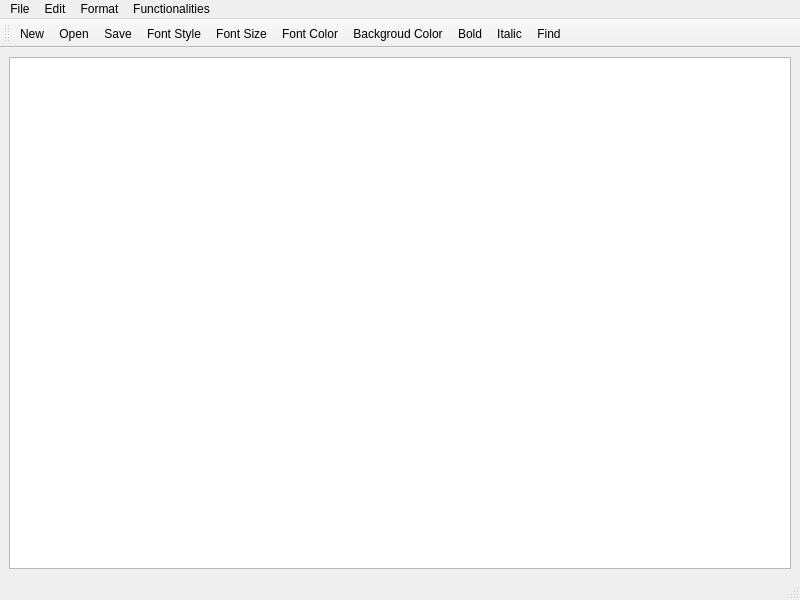
<?xml version="1.0" encoding="UTF-8"?>
<ui version="4.0">
 <class>MainWindow</class>
 <widget class="QMainWindow" name="MainWindow">
  <property name="geometry">
   <rect>
    <x>0</x>
    <y>0</y>
    <width>800</width>
    <height>600</height>
   </rect>
  </property>
  <property name="windowTitle">
   <string>MainWindow</string>
  </property>
  <widget class="QWidget" name="centralwidget">
   <layout class="QGridLayout" name="gridLayout">
    <item row="0" column="0">
     <widget class="MyTextEdit" name="textEdit"/>
    </item>
   </layout>
  </widget>
  <widget class="QMenuBar" name="menubar">
   <property name="geometry">
    <rect>
     <x>0</x>
     <y>0</y>
     <width>800</width>
     <height>21</height>
    </rect>
   </property>
   <widget class="QMenu" name="menuFile">
    <property name="title">
     <string>File</string>
    </property>
    <addaction name="actionNew"/>
    <addaction name="actionOpen"/>
    <addaction name="actionSave"/>
    <addaction name="actionSave_As"/>
    <addaction name="actionPrint"/>
   </widget>
   <widget class="QMenu" name="menuEdit">
    <property name="title">
     <string>Edit</string>
    </property>
    <addaction name="actionCopy"/>
    <addaction name="actionCut"/>
    <addaction name="actionPaste"/>
    <addaction name="actionSelect_All"/>
    <addaction name="actionUndo"/>
    <addaction name="actionRedo"/>
   </widget>
   <widget class="QMenu" name="menuFormat">
    <property name="title">
     <string>Format</string>
    </property>
    <addaction name="actionFont_Size"/>
    <addaction name="actionFont_Style"/>
    <addaction name="actionFont_Color"/>
    <addaction name="actionBackgroud_Color"/>
    <addaction name="actionPalette_Color"/>
    <addaction name="actionBold"/>
    <addaction name="actionItalic"/>
   </widget>
   <widget class="QMenu" name="menuFunctionalities">
    <property name="title">
     <string>Functionalities</string>
    </property>
    <widget class="QMenu" name="menuTeleprompting">
     <property name="title">
      <string>Teleprompting</string>
     </property>
     <addaction name="actionx1"/>
     <addaction name="actionx2"/>
     <addaction name="actionx3"/>
     <addaction name="actionx4"/>
     <addaction name="actionx5"/>
     <addaction name="actionx10"/>
    </widget>
    <addaction name="menuTeleprompting"/>
    <addaction name="actionChat"/>
   </widget>
   <addaction name="menuFile"/>
   <addaction name="menuEdit"/>
   <addaction name="menuFormat"/>
   <addaction name="menuFunctionalities"/>
  </widget>
  <widget class="QStatusBar" name="statusbar"/>
  <widget class="QToolBar" name="toolBar">
   <property name="windowTitle">
    <string>toolBar</string>
   </property>
   <property name="allowedAreas">
    <set>Qt::AllToolBarAreas</set>
   </property>
   <property name="orientation">
    <enum>Qt::Horizontal</enum>
   </property>
   <property name="toolButtonStyle">
    <enum>Qt::ToolButtonIconOnly</enum>
   </property>
   <attribute name="toolBarArea">
    <enum>TopToolBarArea</enum>
   </attribute>
   <attribute name="toolBarBreak">
    <bool>false</bool>
   </attribute>
   <addaction name="actionNew"/>
   <addaction name="actionOpen"/>
   <addaction name="actionSave"/>
   <addaction name="actionFont_Style"/>
   <addaction name="actionFont_Size"/>
   <addaction name="actionFont_Color"/>
   <addaction name="actionBackgroud_Color"/>
   <addaction name="actionBold"/>
   <addaction name="actionItalic"/>
   <addaction name="actionFind"/>
  </widget>
  <action name="actionNew">
   <property name="icon">
    <iconset resource="images.qrc">
     <normaloff>:/icons/Resources/icons/new.png</normaloff>:/icons/Resources/icons/new.png</iconset>
   </property>
   <property name="text">
    <string>New</string>
   </property>
  </action>
  <action name="actionOpen">
   <property name="icon">
    <iconset resource="images.qrc">
     <normaloff>:/icons/Resources/icons/open.png</normaloff>:/icons/Resources/icons/open.png</iconset>
   </property>
   <property name="text">
    <string>Open</string>
   </property>
  </action>
  <action name="actionSave">
   <property name="icon">
    <iconset resource="images.qrc">
     <normaloff>:/icons/Resources/icons/save.png</normaloff>:/icons/Resources/icons/save.png</iconset>
   </property>
   <property name="text">
    <string>Save</string>
   </property>
  </action>
  <action name="actionSave_As">
   <property name="icon">
    <iconset resource="images.qrc">
     <normaloff>:/icons/Resources/icons/saveAs.png</normaloff>:/icons/Resources/icons/saveAs.png</iconset>
   </property>
   <property name="text">
    <string>Save As</string>
   </property>
  </action>
  <action name="actionPrint">
   <property name="icon">
    <iconset resource="images.qrc">
     <normaloff>:/icons/Resources/icons/print.png</normaloff>:/icons/Resources/icons/print.png</iconset>
   </property>
   <property name="text">
    <string>Print</string>
   </property>
  </action>
  <action name="actionCopy">
   <property name="icon">
    <iconset resource="images.qrc">
     <normaloff>:/icons/Resources/icons/copy.png</normaloff>:/icons/Resources/icons/copy.png</iconset>
   </property>
   <property name="text">
    <string>Copy</string>
   </property>
  </action>
  <action name="actionCut">
   <property name="icon">
    <iconset resource="images.qrc">
     <normaloff>:/icons/Resources/icons/cut.png</normaloff>:/icons/Resources/icons/cut.png</iconset>
   </property>
   <property name="text">
    <string>Cut</string>
   </property>
  </action>
  <action name="actionPaste">
   <property name="icon">
    <iconset resource="images.qrc">
     <normaloff>:/icons/Resources/icons/paste.png</normaloff>:/icons/Resources/icons/paste.png</iconset>
   </property>
   <property name="text">
    <string>Paste</string>
   </property>
  </action>
  <action name="actionFind">
   <property name="icon">
    <iconset resource="images.qrc">
     <normaloff>:/icons/Resources/icons/find.png</normaloff>:/icons/Resources/icons/find.png</iconset>
   </property>
   <property name="text">
    <string>Find</string>
   </property>
  </action>
  <action name="actionSelect_All">
   <property name="icon">
    <iconset resource="images.qrc">
     <normaloff>:/icons/Resources/icons/selectAll.png</normaloff>:/icons/Resources/icons/selectAll.png</iconset>
   </property>
   <property name="text">
    <string>Select All</string>
   </property>
  </action>
  <action name="actionUndo">
   <property name="icon">
    <iconset resource="images.qrc">
     <normaloff>:/icons/Resources/icons/undo.png</normaloff>:/icons/Resources/icons/undo.png</iconset>
   </property>
   <property name="text">
    <string>Undo</string>
   </property>
  </action>
  <action name="actionRedo">
   <property name="icon">
    <iconset resource="images.qrc">
     <normaloff>:/icons/Resources/icons/redo.png</normaloff>:/icons/Resources/icons/redo.png</iconset>
   </property>
   <property name="text">
    <string>Redo</string>
   </property>
  </action>
  <action name="actionFont_Size">
   <property name="icon">
    <iconset resource="images.qrc">
     <normaloff>:/icons/Resources/icons/font_size.png</normaloff>:/icons/Resources/icons/font_size.png</iconset>
   </property>
   <property name="text">
    <string>Font Size</string>
   </property>
  </action>
  <action name="actionFont_Style">
   <property name="icon">
    <iconset resource="images.qrc">
     <normaloff>:/icons/Resources/icons/font_style.png</normaloff>:/icons/Resources/icons/font_style.png</iconset>
   </property>
   <property name="text">
    <string>Font Style</string>
   </property>
  </action>
  <action name="actionFont_Color">
   <property name="icon">
    <iconset resource="images.qrc">
     <normaloff>:/icons/Resources/icons/font_color.png</normaloff>:/icons/Resources/icons/font_color.png</iconset>
   </property>
   <property name="text">
    <string>Font Color</string>
   </property>
  </action>
  <action name="actionBackgroud_Color">
   <property name="icon">
    <iconset resource="images.qrc">
     <normaloff>:/icons/Resources/icons/font_bck_color.png</normaloff>:/icons/Resources/icons/font_bck_color.png</iconset>
   </property>
   <property name="text">
    <string>Backgroud Color</string>
   </property>
  </action>
  <action name="actionPalette_Color">
   <property name="icon">
    <iconset resource="images.qrc">
     <normaloff>:/icons/Resources/icons/palette_color.png</normaloff>:/icons/Resources/icons/palette_color.png</iconset>
   </property>
   <property name="text">
    <string>Palette Color</string>
   </property>
  </action>
  <action name="actionBold">
   <property name="icon">
    <iconset resource="images.qrc">
     <normaloff>:/icons/Resources/icons/bold.png</normaloff>:/icons/Resources/icons/bold.png</iconset>
   </property>
   <property name="text">
    <string>Bold</string>
   </property>
  </action>
  <action name="actionItalic">
   <property name="icon">
    <iconset resource="images.qrc">
     <normaloff>:/icons/Resources/icons/italic.png</normaloff>:/icons/Resources/icons/italic.png</iconset>
   </property>
   <property name="text">
    <string>Italic</string>
   </property>
  </action>
  <action name="actionx1">
   <property name="text">
    <string>x1</string>
   </property>
  </action>
  <action name="actionx2">
   <property name="text">
    <string>x2</string>
   </property>
  </action>
  <action name="actionx3">
   <property name="text">
    <string>x3</string>
   </property>
  </action>
  <action name="actionx4">
   <property name="text">
    <string>x4</string>
   </property>
  </action>
  <action name="actionx5">
   <property name="text">
    <string>x5</string>
   </property>
  </action>
  <action name="actionx10">
   <property name="text">
    <string>x10</string>
   </property>
  </action>
  <action name="actionChat">
   <property name="text">
    <string>Chat</string>
   </property>
  </action>
 </widget>
 <customwidgets>
  <customwidget>
   <class>MyTextEdit</class>
   <extends>QTextEdit</extends>
   <header location="global">MyTextEdit.h</header>
  </customwidget>
 </customwidgets>
 <resources>
  <include location="images.qrc"/>
 </resources>
 <connections/>
</ui>
